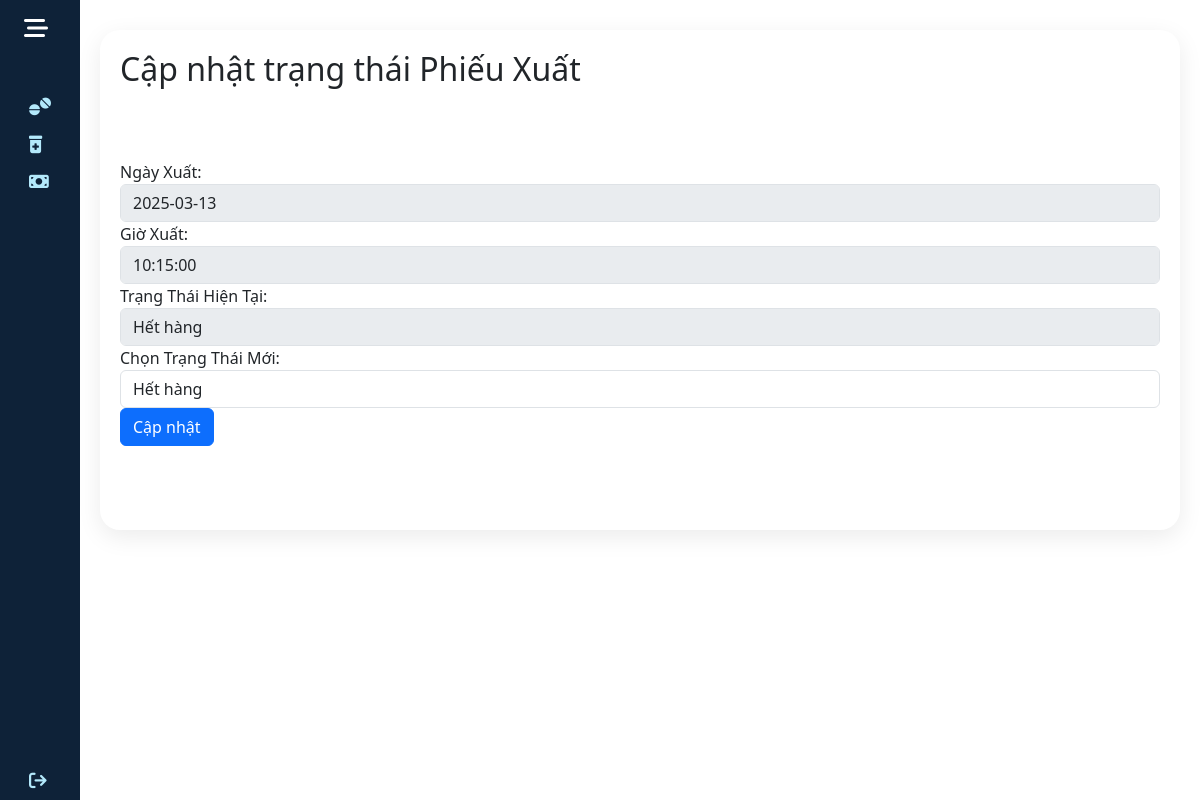
Screenshot of /nhanvien/quan_ly_nhap_xuat/capnhat_trang_thai.php?PX_ID=2 with the database file from the repository.
### tables this page shows
CREATE TABLE `phieu_xuat` (
  `PX_ID` int(11) NOT NULL,
  `PX_NgayXuat` date NOT NULL,
  `PX_GioXuat` time NOT NULL,
  `PX_NgayHoanThanh` date NOT NULL,
  `TT_ID` int(11) DEFAULT NULL,
  `NV_ID` int(11) DEFAULT NULL,
  `KHO_ID` int(11) NOT NULL
);

CREATE TABLE `trang_thai` (
  `TT_ID` int(11) NOT NULL,
  `TT_Ten` varchar(100) NOT NULL
);

### nhanvien/quan_ly_nhap_xuat/capnhat_trang_thai.php (the view, shortened to what this page needs)
<?php
require_once '../blocks/head.php';
$servername = "localhost";
$username = "TK_TenDangNhap";
$password = "TK_MatKhau";
$dbname = "qlkhohang";
$connection = new mysqli($servername, $username, $password, $dbname);
$PX_ID = isset($_GET['PX_ID']) ? $_GET['PX_ID'] : '';
$sql = "SELECT phieu_xuat.PX_ID, phieu_xuat.PX_NgayXuat, phieu_xuat.PX_GioXuat, phieu_xuat.TT_ID, trang_thai.TT_Ten
        FROM phieu_xuat
        LEFT JOIN trang_thai ON phieu_xuat.TT_ID = trang_thai.TT_ID
        WHERE phieu_xuat.PX_ID = '$PX_ID'";
$result = $connection->query($sql);
$phieu_xuat = $result->fetch_assoc();
$statuses = $connection->query("SELECT * FROM trang_thai");
?>
<!DOCTYPE html>
<html>
    <body>
        <div class="wrapper">
            <?php include '../blocks/sidebar.php'; ?>
            <div class="main">
                <div class="tkad">
                    <div class="dstaikhoan">
                        <h2>Cập nhật trạng thái Phiếu Xuất</h2>
                        <form action="" method="POST">
                            <div class="form-group">
                                <label for="PX_NgayXuat">Ngày Xuất:</label>
                                <input type="text" class="form-control" id="PX_NgayXuat" value="<?php echo $phieu_xuat['PX_NgayXuat']; ?>" disabled>
                            </div>
                            <div class="form-group">
                                <label for="PX_GioXuat">Giờ Xuất:</label>
                                <input type="text" class="form-control" id="PX_GioXuat" value="<?php echo $phieu_xuat['PX_GioXuat']; ?>" disabled>
                            </div>
                            <div class="form-group">
                                <label for="TT_ID">Trạng Thái Hiện Tại:</label>
                                <input type="text" class="form-control" id="TT_Ten" value="<?php echo $phieu_xuat['TT_Ten']; ?>" disabled>
                            </div>
                            <div class="form-group">
                                <label for="TT_ID">Chọn Trạng Thái Mới:</label>
                                <select class="form-control" name="TT_ID" required>
                                    <?php while ($row = $statuses->fetch_assoc()) { ?>
                                        <option value="<?php echo $row['TT_ID']; ?>" <?php echo ($row['TT_ID'] == $phieu_xuat['TT_ID']) ? 'selected' : ''; ?>>
                                            <?php echo $row['TT_Ten']; ?>
                                        </option>
                                    <?php } ?>
                                </select>
                            </div>
                            <button type="submit" class="btn btn-primary">Cập nhật</button>
                        </form>
                    </div>
                </div>
            </div>
        </div>
    </body>
</html>

### nhanvien/stylead.css (style rules this page uses)
* { margin: 0; padding: 0; box-sizing: border-box; }
.tkad { position: relative; width: 100%; padding: 20px; display: grid; grid-gap: 30px; margin-top: 10px; }
.tkad .dstaikhoan { position: relative; display: grid; min-height: 500px; background: var(--white); padding: 20px; box-shadow: 0 7px 25px rgba(0, 0, 0, 0.08); border-radius: 20px; }
body { font-family: 'Poppins', sans-serif; }
.wrapper { display: flex; }
.main { display: flex; flex-direction: column; min-height: 100vh; width: 100%; overflow: hidden; transition: all 0.35s ease-in-out; background-color: #fff; min-width: 0; }

### rows the page displays
phieu_xuat: PX_NgayXuat "2025-03-13", PX_GioXuat "10:15:00", TT_ID.TT_Ten "Hết hàng", TT_ID "Hết hàng"
